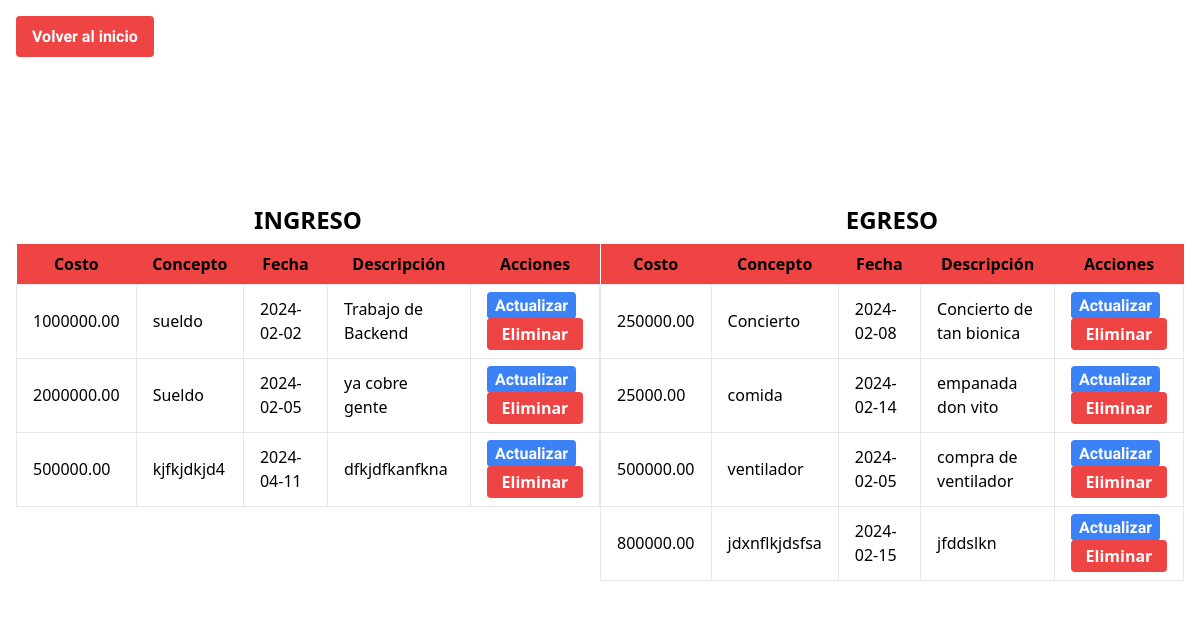
Page /mostrar_datos on the committed database.
### models.py (models this page shows, shortened)
class Ingresos(db.Model): # Heredando de la clase
    id = db.Column(db.Integer, primary_key=True)
    monto = db.Column(db.Integer, nullable=False)
    concepto = db.Column(db.String(20), nullable=False)
    fecha = db.Column(db.Date, nullable=False)
    descripcion = db.Column(db.String, nullable=False)

class Egresos(db.Model):
    id = db.Column(db.Integer, primary_key=True)
    monto = db.Column(db.Integer, nullable=False)
    concepto = db.Column(db.String(20), nullable=False)
    fecha = db.Column(db.Date, nullable=False)
    descripcion = db.Column(db.String, nullable=False)

### app.py (the view)
@app.route('/mostrar_datos', methods = ['GET', 'POST'])
def mostrar_datos():
    lista_ingresos = Ingresos.query.all()
    lista_egresos = Egresos.query.all()
    return render_template('mostrar_datos.html', lista_ingresos=lista_ingresos, lista_egresos=lista_egresos)

### templates/mostrar_datos.html (shortened to what this page needs)
<!DOCTYPE html>
<html lang="en">
<head>
    <script src="https://cdn.tailwindcss.com"></script>
    <link href="https://cdn.jsdelivr.net/npm/tailwindcss@2.2.19/dist/tailwind.min.css" rel="stylesheet">
    <link href="/static/estilos.css" rel="stylesheet">
</head>
<body class="custom-body2">
<section class="max-w-7xl mx-auto p-4 flex justify-center items-center h-screen">
    <button class="bg-red-500 hover:bg-red-700 text-white font-bold py-2 px-4 rounded absolute left-4 top-4">
        <a href="/">Volver al inicio</a>
    </button>
    <div class="flex w-full bg-white">
        <div class="flex-1">
            <h2 class="text-2xl text-center font-semibold mb-2">INGRESO</h2>
            <table class="w-full bg-white mb-4">
                <thead class="bg-red-500">
                    <tr>
                        <th class="px-4 py-2">Costo</th>
                        <th class="px-4 py-2">Concepto</th>
                        <th class="px-4 py-2">Fecha</th>
                        <th class="px-4 py-2">Descripción</th>
                        <th class="px-4 py-2">Acciones</th>
                    </tr>
                </thead>
                <tbody>
                    {% for ingreso in lista_ingresos %}
                    <tr>
                        <td class="border px-4 py-2">{{ "%.2f"|format(ingreso.monto) }}</td>
                        <td class="border px-4 py-2">{{ ingreso.concepto }}</td>
                        <td class="border px-4 py-2">{{ ingreso.fecha }}</td>
                        <td class="border px-4 py-2">{{ ingreso.descripcion }}</td>
                        <td class="border px-4 py-2">
                            <a href="/actualizar-ingreso/{{ ingreso.id }}" class="bg-blue-500 hover:bg-blue-700 text-white font-bold py-1 px-2 rounded w-24 text-center">
                                Actualizar
                            </a>
                            <form action="/eliminar_ingreso" method="post">
                                <button type="submit" class="bg-red-500 hover:bg-red-700 text-white font-bold py-1 px-2 rounded w-24 text-center">
                                    Eliminar
                                </button>
                            </form>
                        </td>
                    </tr>
                    {% endfor %}
                </tbody>
            </table>
        </div>
        <div class="flex-1">
            <h2 class="text-2xl text-center font-semibold mb-2">EGRESO</h2>
            <table class="w-full bg-white mb-4">
                <thead class="bg-red-500">
                    <tr>
                        <th class="px-4 py-2">Costo</th>
                        <th class="px-4 py-2">Concepto</th>
                        <th class="px-4 py-2">Fecha</th>
                        <th class="px-4 py-2">Descripción</th>
                        <th class="px-4 py-2">Acciones</th>
                    </tr>
                </thead>
                <tbody>
                    {% for egreso in lista_egresos %}
                    <tr>
                        <td class="border px-4 py-2">{{ "%.2f"|format(egreso.monto) }}</td>
                        <td class="border px-4 py-2">{{ egreso.concepto }}</td>
                        <td class="border px-4 py-2">{{ egreso.fecha }}</td>
                        <td class="border px-4 py-2">{{ egreso.descripcion }}</td>
                        <td class="border px-4 py-2">
                            <a href="/actualizar-egreso/{{ egreso.id }}" class="bg-blue-500 hover:bg-blue-700 text-white font-bold py-1 px-2 rounded w-24 text-center">
                                Actualizar
                            </a>
                            <form action="/eliminar_egreso" method="post">
                                <button type="submit" class="bg-red-500 hover:bg-red-700 text-white font-bold py-1 px-2 rounded w-24 text-center">
                                    Eliminar
                                </button>
                            </form>
                        </td>
                    </tr>
                    {% endfor %}
                </tbody>
            </table>
        </div>
    </div>
</section>
</body>
</html>

### static/estilos.css (style rules this page uses)
html, body { overflow: hidden; }
input, label, select, button, a { font-family: 'Rowdies', sans-serif; }
.custom-body2 { background-image: url('https://alprestamo.com/blog/wp-content/uploads/2022/06/finanzas-personales-en-orden.jpeg'); background-size: cover; background-repeat: no-repeat; background-attachment: fixed; height: 100vh; margin: 0; }

### rows in the picture
Ingresos: monto "1000000.00", concepto "sueldo", fecha "2024-02-02", descripcion "Trabajo de Backend"
Ingresos: monto "2000000.00", concepto "Sueldo", fecha "2024-02-05", descripcion "ya cobre gente"
Ingresos: monto "500000.00", concepto "kjfkjdkjd4", fecha "2024-04-11", descripcion "dfkjdfkanfkna"
Egresos: monto "250000.00", concepto "Concierto", fecha "2024-02-08", descripcion "Concierto de tan bionica"
Egresos: monto "25000.00", concepto "comida", fecha "2024-02-14", descripcion "empanada don vito"
Egresos: monto "500000.00", concepto "ventilador", fecha "2024-02-05", descripcion "compra de ventilador"
Egresos: monto "800000.00", concepto "jdxnflkjdsfsa", fecha "2024-02-15", descripcion "jfddslkn"
